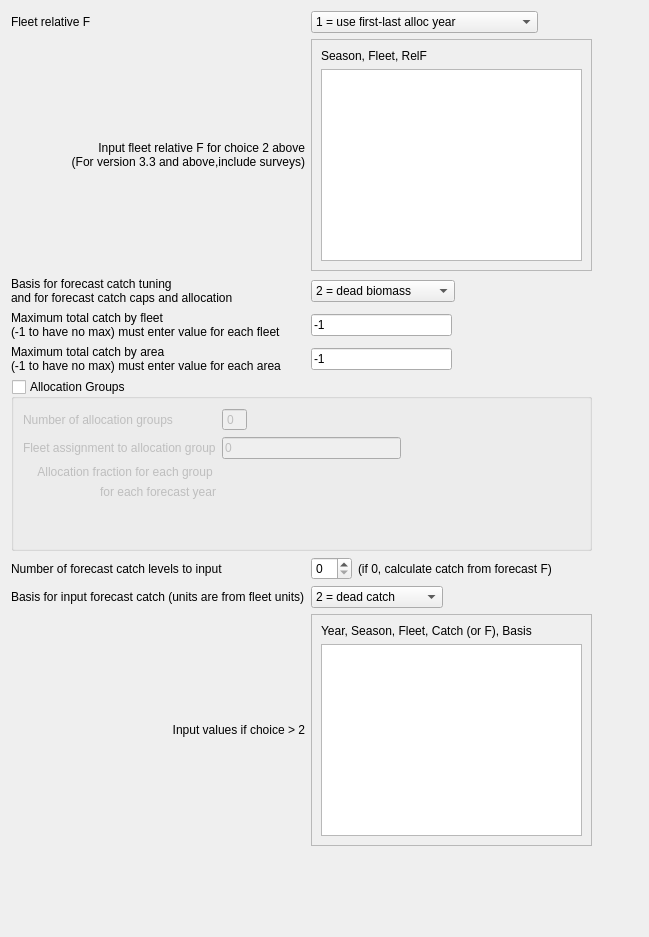
     <widget class="QWidget" name="tab_catch">
      <attribute name="title">
       <string>Catch</string>
      </attribute>
      <layout class="QHBoxLayout" name="horizontalLayout_15">
       <item>
        <layout class="QGridLayout" name="gridLayout_fcast2">
         <item row="4" column="0">
          <widget class="QLabel" name="label_area_max">
           <property name="text">
            <string>Maximum total catch by area
(-1 to have no max) must enter value for each area</string>
           </property>
          </widget>
         </item>
         <item row="8" column="1">
          <layout class="QHBoxLayout" name="horizontalLayout_input_catch_basis">
           <item>
            <widget class="QComboBox" name="comboBox_input_catch_basis">
             <item>
              <property name="text">
               <string>2 = dead catch</string>
              </property>
             </item>
             <item>
              <property name="text">
               <string>3 = retained catch</string>
              </property>
             </item>
             <item>
              <property name="text">
               <string>99 = input Hrate(F)</string>
              </property>
             </item>
            </widget>
           </item>
           <item>
            <spacer name="horizontalSpacer_35">
             <property name="orientation">
              <enum>Qt::Horizontal</enum>
             </property>
             <property name="sizeHint" stdset="0">
              <size>
               <width>40</width>
               <height>20</height>
              </size>
             </property>
            </spacer>
           </item>
          </layout>
         </item>
         <item row="8" column="0">
          <widget class="QLabel" name="label_input_catch_basis">
           <property name="text">
            <string>Basis for input forecast catch (units are from fleet units)</string>
           </property>
          </widget>
         </item>
         <item row="2" column="0">
          <widget class="QLabel" name="label_catch_tuning_basis">
           <property name="text">
            <string>Basis for forecast catch tuning 
and for forecast catch caps and allocation</string>
           </property>
          </widget>
         </item>
         <item row="7" column="0">
          <widget class="QLabel" name="label_fcast_levels">
           <property name="text">
            <string>Number of forecast catch levels to input</string>
           </property>
          </widget>
         </item>
         <item row="0" column="0">
          <widget class="QLabel" name="label_relF">
           <property name="text">
            <string>Fleet relative F</string>
           </property>
          </widget>
         </item>
         <item row="17" column="0">
          <spacer name="verticalSpacer_4">
           <property name="orientation">
            <enum>Qt::Vertical</enum>
           </property>
           <property name="sizeHint" stdset="0">
            <size>
             <width>20</width>
             <height>40</height>
            </size>
           </property>
          </spacer>
         </item>
         <item row="0" column="1" colspan="2">
          <layout class="QHBoxLayout" name="horizontalLayout_relf">
           <item>
            <widget class="QComboBox" name="comboBox_relF">
             <item>
              <property name="text">
               <string>1 = use first-last alloc year</string>
              </property>
             </item>
             <item>
              <property name="text">
               <string>2 = read seas(row) x fleet(col) below</string>
              </property>
             </item>
            </widget>
           </item>
           <item>
            <spacer name="horizontalSpacer_18">
             <property name="orientation">
              <enum>Qt::Horizontal</enum>
             </property>
             <property name="sizeHint" stdset="0">
              <size>
               <width>40</width>
               <height>20</height>
              </size>
             </property>
            </spacer>
           </item>
          </layout>
         </item>
         <item row="8" column="2">
          <spacer name="horizontalSpacer_36">
           <property name="orientation">
            <enum>Qt::Horizontal</enum>
           </property>
           <property name="sizeHint" stdset="0">
            <size>
             <width>40</width>
             <height>20</height>
            </size>
           </property>
          </spacer>
         </item>
         <item row="7" column="1">
          <layout class="QHBoxLayout" name="horizontalLayout_fcast_levels">
           <item>
            <widget class="QSpinBox" name="spinBox_fcast_levels"/>
           </item>
           <item>
            <widget class="QLabel" name="label_fcast_levels_note">
             <property name="text">
              <string>(if 0, calculate catch from forecast F)</string>
             </property>
            </widget>
           </item>
           <item>
            <spacer name="horizontalSpacer_34">
             <property name="orientation">
              <enum>Qt::Horizontal</enum>
             </property>
             <property name="sizeHint" stdset="0">
              <size>
               <width>40</width>
               <height>20</height>
              </size>
             </property>
            </spacer>
           </item>
          </layout>
         </item>
         <item row="1" column="1">
          <widget class="QScrollArea" name="scrollArea_seas_relf">
           <property name="widgetResizable">
            <bool>true</bool>
           </property>
           <widget class="QWidget" name="scrollAreaWidgetContents_2">
            <property name="geometry">
             <rect>
              <x>0</x>
              <y>0</y>
              <width>292</width>
              <height>134</height>
             </rect>
            </property>
            <layout class="QVBoxLayout" name="verticalLayout_3">
             <item>
              <widget class="QLabel" name="label_seas_relf">
               <property name="text">
                <string>Season, Fleet, RelF </string>
               </property>
              </widget>
             </item>
             <item>
              <widget class="QListView" name="listView_seas_relf"/>
             </item>
            </layout>
           </widget>
          </widget>
         </item>
         <item row="4" column="1">
          <layout class="QHBoxLayout" name="horizontalLayout_area_max">
           <item>
            <widget class="QLineEdit" name="lineEdit_max_catch_area">
             <property name="text">
              <string>-1</string>
             </property>
            </widget>
           </item>
           <item>
            <spacer name="horizontalSpacer_17">
             <property name="orientation">
              <enum>Qt::Horizontal</enum>
             </property>
             <property name="sizeHint" stdset="0">
              <size>
               <width>40</width>
               <height>20</height>
              </size>
             </property>
            </spacer>
           </item>
          </layout>
         </item>
         <item row="9" column="0">
          <widget class="QLabel" name="label_input_fixed_catch">
           <property name="text">
            <string>Input values if choice &gt; 2</string>
           </property>
           <property name="alignment">
            <set>Qt::AlignRight|Qt::AlignTrailing|Qt::AlignVCenter</set>
           </property>
          </widget>
         </item>
         <item row="3" column="0">
          <widget class="QLabel" name="label_fleet_max">
           <property name="text">
            <string>Maximum total catch by fleet
(-1 to have no max) must enter value for each fleet</string>
           </property>
          </widget>
         </item>
         <item row="1" column="0">
          <widget class="QLabel" name="label_input_seas_relf">
           <property name="text">
            <string>Input fleet relative F for choice 2 above
(For version 3.3 and above,include surveys)</string>
           </property>
           <property name="alignment">
            <set>Qt::AlignRight|Qt::AlignTrailing|Qt::AlignVCenter</set>
           </property>
          </widget>
         </item>
         <item row="10" column="1">
          <spacer name="horizontalSpacer_33">
           <property name="orientation">
            <enum>Qt::Horizontal</enum>
           </property>
           <property name="sizeHint" stdset="0">
            <size>
             <width>40</width>
             <height>20</height>
            </size>
           </property>
          </spacer>
         </item>
         <item row="5" column="0" colspan="2">
          <widget class="QGroupBox" name="groupBox_alloc_groups">
           <property name="title">
            <string>Allocation Groups</string>
           </property>
           <property name="checkable">
            <bool>true</bool>
           </property>
           <property name="checked">
            <bool>false</bool>
           </property>
           <layout class="QGridLayout" name="gridLayout">
            <item row="0" column="0" colspan="2">
             <layout class="QGridLayout" name="gridLayout_group_assignment">
              <item row="1" column="1" colspan="2">
               <layout class="QHBoxLayout" name="horizontalLayout_assignment">
                <item>
                 <widget class="QLineEdit" name="lineEdit_alloc_assignments">
                  <property name="text">
                   <string>0</string>
                  </property>
                 </widget>
                </item>
                <item>
                 <spacer name="horizontalSpacer_26">
                  <property name="orientation">
                   <enum>Qt::Horizontal</enum>
                  </property>
                  <property name="sizeHint" stdset="0">
                   <size>
                    <width>40</width>
                    <height>20</height>
                   </size>
                  </property>
                 </spacer>
                </item>
               </layout>
              </item>
              <item row="1" column="0">
               <widget class="QLabel" name="label_alloc_assignment">
                <property name="text">
                 <string>Fleet assignment to allocation group</string>
                </property>
               </widget>
              </item>
              <item row="0" column="0">
               <widget class="QLabel" name="label_num_alloc_groups">
                <property name="text">
                 <string>Number of allocation groups</string>
                </property>
               </widget>
              </item>
              <item row="0" column="1">
               <widget class="QSpinBox" name="spinBox_num_alloc_groups">
                <property name="readOnly">
                 <bool>true</bool>
                </property>
                <property name="buttonSymbols">
                 <enum>QAbstractSpinBox::NoButtons</enum>
                </property>
               </widget>
              </item>
              <item row="0" column="2">
               <spacer name="horizontalSpacer_40">
                <property name="orientation">
                 <enum>Qt::Horizontal</enum>
                </property>
                <property name="sizeHint" stdset="0">
                 <size>
                  <width>40</width>
                  <height>20</height>
                 </size>
                </property>
               </spacer>
              </item>
              <item row="2" column="0">
               <layout class="QVBoxLayout" name="verticalLayout_alloc_grpfrac_label">
                <item>
                 <widget class="QLabel" name="label_alloc_fraction">
                  <property name="text">
                   <string>Allocation fraction for each group </string>
                  </property>
                  <property name="alignment">
                   <set>Qt::AlignRight|Qt::AlignTrailing|Qt::AlignVCenter</set>
                  </property>
                 </widget>
                </item>
                <item>
                 <widget class="QLabel" name="label">
                  <property name="text">
                   <string>for each forecast year</string>
                  </property>
                  <property name="alignment">
                   <set>Qt::AlignRight|Qt::AlignTrailing|Qt::AlignVCenter</set>
                  </property>
                 </widget>
                </item>
                <item>
                 <spacer name="verticalSpacer_5">
                  <property name="orientation">
                   <enum>Qt::Vertical</enum>
                  </property>
                  <property name="sizeHint" stdset="0">
                   <size>
                    <width>20</width>
                    <height>40</height>
                   </size>
                  </property>
                 </spacer>
                </item>
               </layout>
              </item>
              <item row="2" column="1" colspan="2">
               <layout class="QHBoxLayout" name="horizontalLayout_group_fractions"/>
              </item>
             </layout>
            </item>
           </layout>
          </widget>
         </item>
         <item row="9" column="1">
          <widget class="QScrollArea" name="scrollArea_fixed_catch">
           <property name="widgetResizable">
            <bool>true</bool>
           </property>
           <widget class="QWidget" name="scrollAreaWidgetContents">
            <property name="geometry">
             <rect>
              <x>0</x>
              <y>0</y>
              <width>292</width>
              <height>134</height>
             </rect>
            </property>
            <layout class="QVBoxLayout" name="verticalLayout_2">
             <item>
              <widget class="QLabel" name="label_fixed_catch">
               <property name="text">
                <string>Year, Season, Fleet, Catch (or F), Basis</string>
               </property>
              </widget>
             </item>
             <item>
              <widget class="QListWidget" name="listWidget_fixed_catch"/>
             </item>
            </layout>
           </widget>
          </widget>
         </item>
         <item row="2" column="1">
          <layout class="QHBoxLayout" name="horizontalLayout_tuning_basis">
           <item>
            <widget class="QComboBox" name="comboBox_tuning_basis">
             <item>
              <property name="text">
               <string>2 = dead biomass</string>
              </property>
             </item>
             <item>
              <property name="text">
               <string>3 = retained biomass</string>
              </property>
             </item>
             <item>
              <property name="text">
               <string>5 = dead number</string>
              </property>
             </item>
             <item>
              <property name="text">
               <string>6 = retained number</string>
              </property>
             </item>
            </widget>
           </item>
           <item>
            <spacer name="horizontalSpacer_15">
             <property name="orientation">
              <enum>Qt::Horizontal</enum>
             </property>
             <property name="sizeHint" stdset="0">
              <size>
               <width>40</width>
               <height>20</height>
              </size>
             </property>
            </spacer>
           </item>
          </layout>
         </item>
         <item row="10" column="2">
          <spacer name="verticalSpacer_3">
           <property name="orientation">
            <enum>Qt::Vertical</enum>
           </property>
           <property name="sizeHint" stdset="0">
            <size>
             <width>20</width>
             <height>40</height>
            </size>
           </property>
          </spacer>
         </item>
         <item row="10" column="0">
          <spacer name="horizontalSpacer_32">
           <property name="orientation">
            <enum>Qt::Horizontal</enum>
           </property>
           <property name="sizeHint" stdset="0">
            <size>
             <width>40</width>
             <height>20</height>
            </size>
           </property>
          </spacer>
         </item>
         <item row="3" column="1">
          <layout class="QHBoxLayout" name="horizontalLayout_fleet_max">
           <item>
            <widget class="QLineEdit" name="lineEdit_max_catch_fleet">
             <property name="text">
              <string>-1</string>
             </property>
            </widget>
           </item>
           <item>
            <spacer name="horizontalSpacer_16">
             <property name="orientation">
              <enum>Qt::Horizontal</enum>
             </property>
             <property name="sizeHint" stdset="0">
              <size>
               <width>40</width>
               <height>20</height>
              </size>
             </property>
            </spacer>
           </item>
          </layout>
         </item>
        </layout>
       </item>
      </layout>
     </widget>
